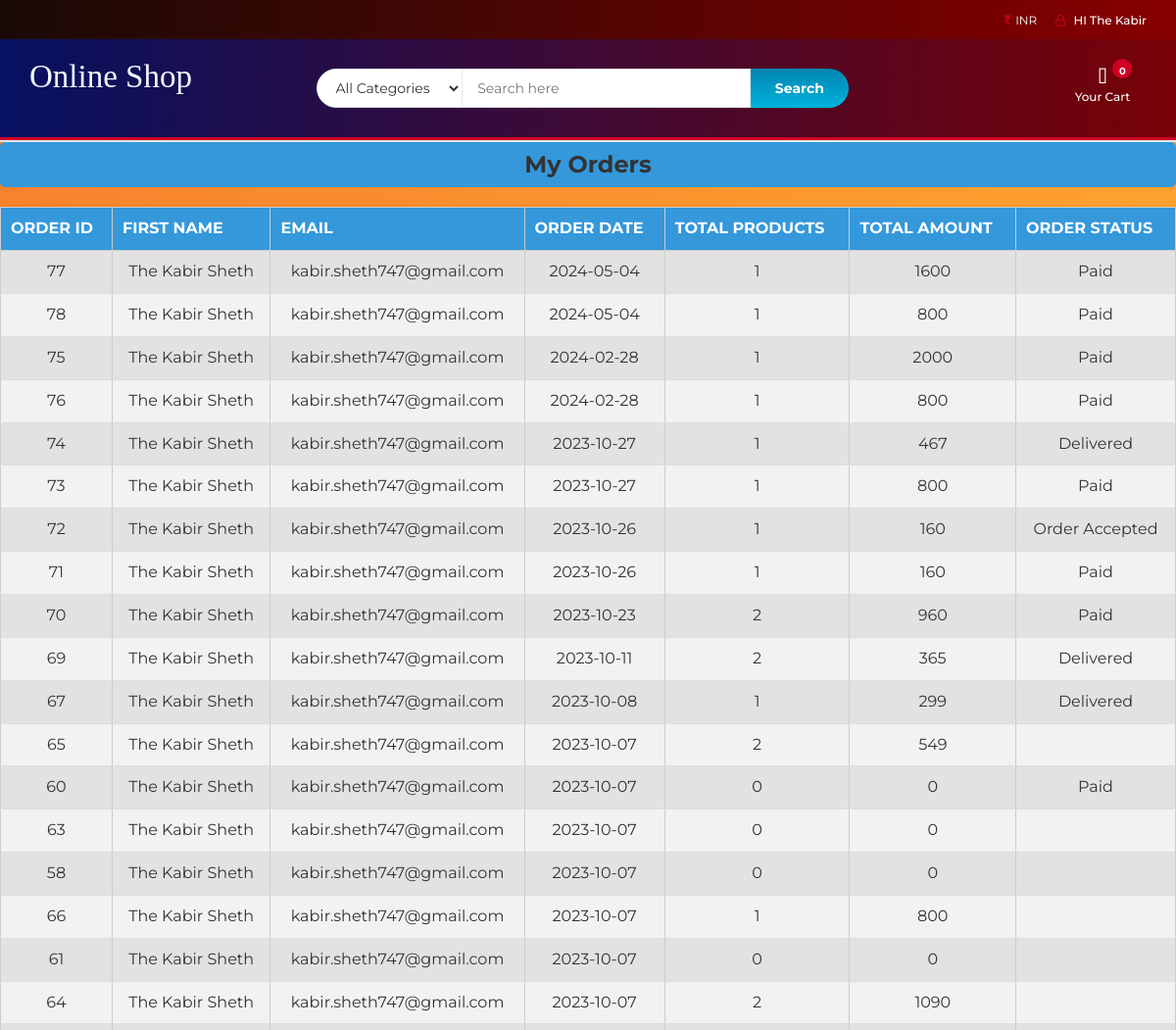
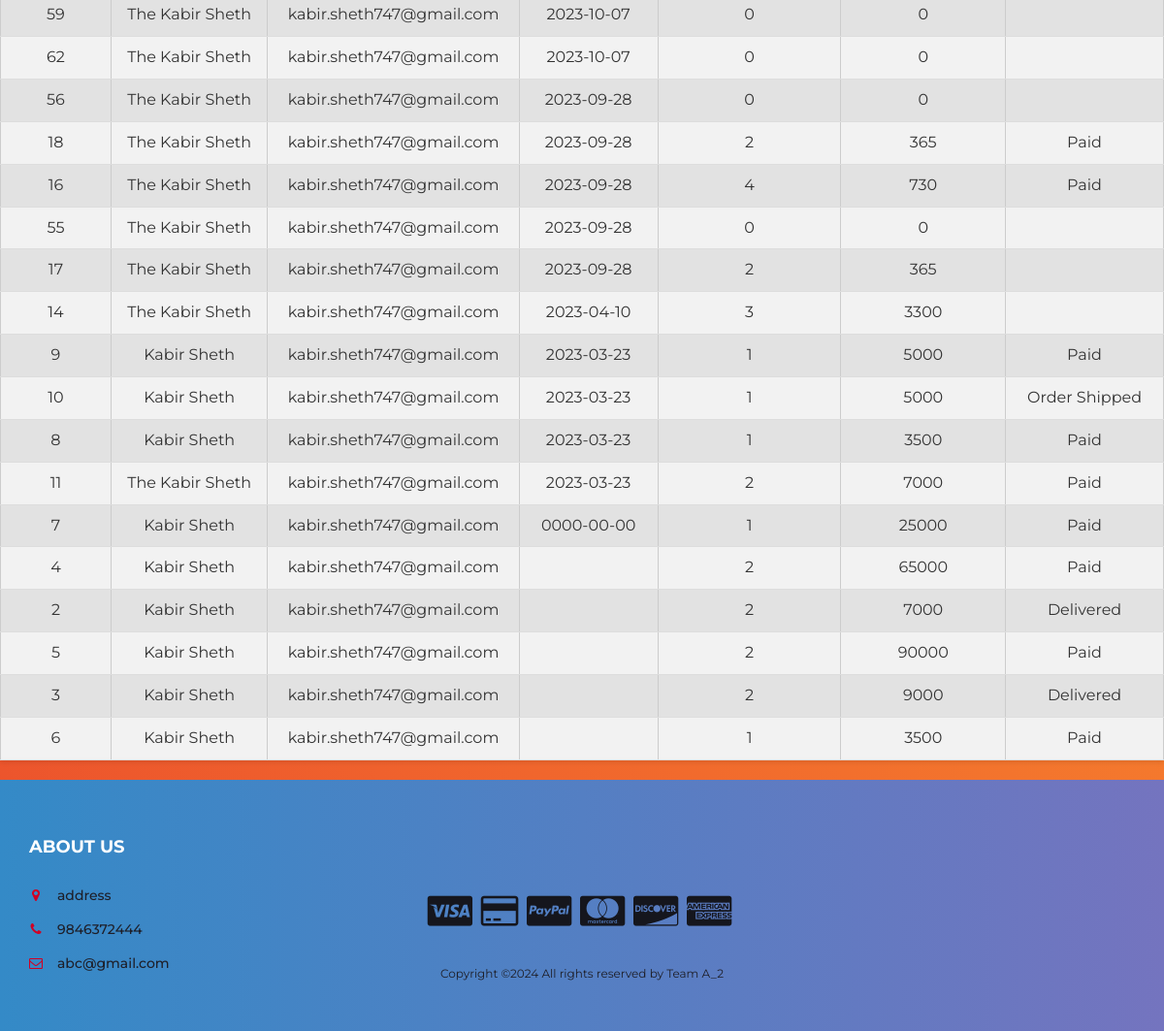
/myorders.php?user_id=29 (signed in), run on the app's committed database (2 pictures, top to bottom).
### tables this page shows
CREATE TABLE `user_info` (
  `user_id` int(10) NOT NULL,
  `first_name` varchar(100) NOT NULL,
  `last_name` varchar(100) NOT NULL,
  `email` varchar(300) NOT NULL,
  `password` varchar(300) NOT NULL,
  `mobile` varchar(10) NOT NULL,
  `address1` varchar(300) NOT NULL,
  `address2` varchar(11) NOT NULL
);

CREATE TABLE `orders_info` (
  `order_id` int(10) NOT NULL,
  `user_id` int(11) NOT NULL,
  `f_name` varchar(255) NOT NULL,
  `email` varchar(255) NOT NULL,
  `address` varchar(255) NOT NULL,
  `city` varchar(255) NOT NULL,
  `state` varchar(255) NOT NULL,
  `zip` int(10) NOT NULL,
  `O_Date` date DEFAULT curdate(),
  `cardname` varchar(255) NOT NULL,
  `cardnumber` varchar(20) NOT NULL,
  `expdate` varchar(255) NOT NULL,
  `prod_count` int(15) DEFAULT NULL,
  `total_amt` int(15) DEFAULT NULL,
  `cvv` int(5) NOT NULL,
  `order_status` varchar(50) DEFAULT 'Paid'
);

### myorders.php (the view, shortened to what this page needs)
<?php
include 'db.php';
include 'header.php';
?>
<!DOCTYPE HTML>
<html>
<head>
</head>
<body>
<?php
if (isset($_GET["user_id"])) {
    $user_id = $_GET["user_id"];
    $sql = "SELECT
                oi.order_id,
                oi.f_name,
                oi.email,
                oi.O_Date,
                oi.order_status,
                SUM(op.qty) AS total_products,
                SUM(op.amt) AS total_amount
            FROM
                orders_info oi
            JOIN
                order_products op ON oi.order_id = op.order_id
            WHERE
                oi.user_id = $user_id
            GROUP BY
                oi.order_id
            ORDER BY
                oi.O_Date DESC";
    $result = mysqli_query($con, $sql);
    if (!$result) {
        echo "Error: " . mysqli_error($con);
    }
    else
    {
        if (mysqli_num_rows($result) > 0) {
                echo "<h2>My Orders</h2>";
                echo "<table border='1'>
                        <tr>
                            <th>Order ID</th>
                            <th>First Name</th>
                            <th>Email</th>
                            <th>Order Date</th>
                            <th>Total Products</th>
                            <th>Total Amount</th>
                            <th>Order Status</th>
                        </tr>";
                while ($row = mysqli_fetch_assoc($result)) {
                    echo "<tr>
                            <td>" . $row['order_id'] . "</td>
                            <td>" . $row['f_name'] . "</td>
                            <td>" . $row['email'] . "</td>
                            <td>" . $row['O_Date'] . "</td>
                            <td>" . $row['total_products'] . "</td>
                            <td>" . $row['total_amount'] . "</td>
                            <td>" . $row['order_status'] . "</td>
                          </tr>";
                }
                echo "</table>";
    }else {
                echo "No orders found for this user.";
            }
        }
}
else
{
    echo 'No User ID fetched';
}
?>
</body>
</html>
<?php
include "footer.php";
?>

### header.php (shortened to what this page needs)
<!DOCTYPE html>
<html lang="en">
    <head>
        <link type="text/css" rel="stylesheet" href="css/bootstrap.min.css"/>
        <link type="text/css" rel="stylesheet" href="css/slick.css"/>
        <link type="text/css" rel="stylesheet" href="css/slick-theme.css"/>
        <link type="text/css" rel="stylesheet" href="css/nouislider.min.css"/>
        <link rel="stylesheet" href="css/font-awesome.min.css">
        <link type="text/css" rel="stylesheet" href="css/style.css"/>
        <link type="text/css" rel="stylesheet" href="css/accountbtn.css"/>
    </head>
    <body>
        <header>
            <div id="top-header">
                <div class="container">
                    <ul class="header-links pull-right">
                        <li style="color:white;"><i class="fa fa-inr"></i>INR</li>
                        <li><?php
include "db.php";
if (isset($_SESSION["uid"])) {
    $sql = "SELECT first_name FROM user_info WHERE user_id='$_SESSION[uid]'";
    $query = mysqli_query($con, $sql);
    $row = mysqli_fetch_array($query);
    $user_id = $_SESSION["uid"] ;?>
                               <div class='dropdownn'>
                                  <a href='#' class='dropdownn' data-toggle='modal' data-target='#myModal' ><i class='fa fa-user-o'></i> HI <?php echo $row["first_name"] ?></a>
                                </div>
<?php }
?>
                        </li>
                    </ul>
                </div>
            </div>
            <div id="header">
                <div class="container">
                    <div class="row">
                        <div class="col-md-3">
                            <div class="header-logo">
                                <a href="#" class="logo">
                                    <font style="font-style:normal; font-size: 33px;color: aliceblue;font-family: serif">
                                    Online Shop
                                    </font>
                                </a>
                            </div>
                        </div>
                        <div class="col-md-6">
                            <div class="header-search">
                                <form action="search.php" method="post">
                                    <select class="input-select">
                                        <option value="0">All Categories</option>
                                    </select>
                                    <input class="input" name="search_btn" id="search_btn" type="text" placeholder="Search here">
                                    <button type="submit" class="search-btn">Search</button>
                                </form>
                            </div>
                        </div>
                        <div class="col-md-3 clearfix">
                            <div class="header-ctn">
                                <div class="dropdown">
                                    <a class="dropdown-toggle" data-toggle="dropdown" aria-expanded="true">
                                        <i class="fa fa-shopping-cart"></i>
                                        <span>Your Cart</span>
                                        <div class="badge qty">0</div>
                                    </a>
                                </div>
                            </div>
                        </div>
                    </div>
                </div>
            </div>
        </header>
        <nav id='navigation'>
        </nav>

### css/style.css (style rules this page uses)
body { font-family: 'Montserrat', sans-serif; font-weight: 400; background-image: linear-gradient(-134deg, #FFA62E 0%, #FB962E 20%, #F8852E 40%, #F3742D 60%, #EF612D 80%, #EA4D2C 100%); }
h1, h2, h3, h4, h5, h6 { color: #2B2D42; font-weight: 700; margin: 0 0 10px; }
a { color: #2B2D42; font-weight: 500; -webkit-transition: 0.2s color; transition: 0.2s color; }
ul, ol { margin: 0; padding: 0; list-style: none }
.input { height: 40px; padding: 0px 15px; border: 1px solid #E4E7ED; background-color: #FFF; width: 100%; }
.input-select { padding: 0px 15px; background: #FFF; border: 1px solid #E4E7ED; height: 40px; }
#top-header { padding-top: 10px; padding-bottom: 10px; background-color: #1E1F29; }
.header-links li { display: inline-block; margin-right: 15px; font-size: 12px; }
.header-links li:last-child { margin-right: 0px; }
.header-links li a { color: #FFF; }
.header-links li i { color: #D10024; margin-right: 5px; }
#header { padding-top: 15px; padding-bottom: 15px; background-image: linear-gradient(-135deg, #FF6CAB 0%, #F660BC 10%, #EC53CD 20%, #E045DE 30%, #D335EE 40%, #C323FF 50%, #B53AFF 60%, #A749FF 70%, #9854FF 80%, #865EFF 90%, #7366FF 100%); }
.header-logo { float: left; }
.header-search { padding: 15px 0px; }
.header-search form { position: relative; }
.header-search form .input-select { margin-right: -4px; border-radius: 40px 0px 0px 40px; }
.header-search form .input { width: calc(100% - 260px); margin-right: -4px; }
.header-search form .search-btn { height: 40px; width: 100px; background: #00B4DB; background: -webkit-linear-gradient(to bottom, #0083B0, #00B4DB); background: linear-gradient(to bottom, #0083B0, #00B4DB); color: #FFF; font-weight: 700; border: none; border-radius: 0px 40px 40px 0px; }
.header-ctn { float: right; padding: 15px 0px; }
.header-ctn>div { display: inline-block; }
.header-ctn>div>a { display: block; position: relative; width: 90px; text-align: center; color: #FFF; }
.header-ctn>div>a>i { display: block; font-size: 18px; }
.header-ctn>div>a>span { font-size: 12px; }
.header-ctn>div>a>.qty { position: absolute; right: 15px; top: -10px; width: 20px; height: 20px; line-height: 20px; text-align: center; border-radius: 50%; font-size: 10px; color: #FFF; background-color: #D10024; }
#navigation { background: #FFF; border-bottom: 2px solid #E4E7ED; border-top: 3px solid #D10024; }

### css/accountbtn.css (style rules this page uses)
.dropdownn { position: relative; display: inline-block; }

### header.php (style rules this page uses)
#navigation { background: #FF4E50; background: -webkit-linear-gradient(to right, #F9D423, #FF4E50); background: linear-gradient(to right, #F9D423, #FF4E50); }
#header { background: #780206; background: -webkit-linear-gradient(to right, #061161, #780206); background: linear-gradient(to right, #061161, #780206); }
#top-header { background: #870000; background: -webkit-linear-gradient(to right, #190A05, #870000); background: linear-gradient(to right, #190A05, #870000); }

### myorders.php (style rules this page uses)
table { width: 100%; border-collapse: collapse; margin: 20px 0; font-size: 16px; text-align: center; border: 1px solid #ccc; box-shadow: 0 2px 5px rgba(0, 0, 0, 0.1); }
table th { background-color: #3498db; color: white; padding: 10px; text-transform: uppercase; }
table tr { background-color: #f2f2f2; }
table tr:nth-child(even) { background-color: #e2e2e2; }
table td { padding: 10px; border-bottom: 1px solid #ddd; }
h2 { font-size: 24px; color: #333; background-color: #3498db; padding: 10px 20px; border-radius: 5px; text-align: center; margin-bottom: 20px; }

### data on the page
user_info: first_name "The Kabir"
orders_info: order_id "77", f_name "The Kabir Sheth", email "kabir.sheth747@gmail.com", O_Date "2024-05-04", total_products "1", total_amount "1600", order_status "Paid"
orders_info: order_id "78", f_name "The Kabir Sheth", email "kabir.sheth747@gmail.com", O_Date "2024-05-04", total_products "1", total_amount "800", order_status "Paid"
orders_info: order_id "75", f_name "The Kabir Sheth", email "kabir.sheth747@gmail.com", O_Date "2024-02-28", total_products "1", total_amount "2000", order_status "Paid"
orders_info: order_id "76", f_name "The Kabir Sheth", email "kabir.sheth747@gmail.com", O_Date "2024-02-28", total_products "1", total_amount "800", order_status "Paid"
orders_info: order_id "74", f_name "The Kabir Sheth", email "kabir.sheth747@gmail.com", O_Date "2023-10-27", total_products "1", total_amount "467", order_status "Delivered"
orders_info: order_id "73", f_name "The Kabir Sheth", email "kabir.sheth747@gmail.com", O_Date "2023-10-27", total_products "1", total_amount "800", order_status "Paid"
orders_info: order_id "72", f_name "The Kabir Sheth", email "kabir.sheth747@gmail.com", O_Date "2023-10-26", total_products "1", total_amount "160", order_status "Order Accepted"
orders_info: order_id "71", f_name "The Kabir Sheth", email "kabir.sheth747@gmail.com", O_Date "2023-10-26", total_products "1", total_amount "160", order_status "Paid"
orders_info: order_id "70", f_name "The Kabir Sheth", email "kabir.sheth747@gmail.com", O_Date "2023-10-23", total_products "2", total_amount "960", order_status "Paid"
orders_info: order_id "69", f_name "The Kabir Sheth", email "kabir.sheth747@gmail.com", O_Date "2023-10-11", total_products "2", total_amount "365", order_status "Delivered"
orders_info: order_id "67", f_name "The Kabir Sheth", email "kabir.sheth747@gmail.com", O_Date "2023-10-08", total_products "1", total_amount "299", order_status "Delivered"
orders_info: order_id "65", f_name "The Kabir Sheth", email "kabir.sheth747@gmail.com", O_Date "2023-10-07", total_products "2", total_amount "549"
orders_info: order_id "60", f_name "The Kabir Sheth", email "kabir.sheth747@gmail.com", O_Date "2023-10-07", total_products "0", total_amount "0", order_status "Paid"
orders_info: order_id "63", f_name "The Kabir Sheth", email "kabir.sheth747@gmail.com", O_Date "2023-10-07", total_products "0", total_amount "0"
orders_info: order_id "58", f_name "The Kabir Sheth", email "kabir.sheth747@gmail.com", O_Date "2023-10-07", total_products "0", total_amount "0"
orders_info: order_id "66", f_name "The Kabir Sheth", email "kabir.sheth747@gmail.com", O_Date "2023-10-07", total_products "1", total_amount "800"
orders_info: order_id "61", f_name "The Kabir Sheth", email "kabir.sheth747@gmail.com", O_Date "2023-10-07", total_products "0", total_amount "0"
orders_info: order_id "64", f_name "The Kabir Sheth", email "kabir.sheth747@gmail.com", O_Date "2023-10-07", total_products "2", total_amount "1090"
orders_info: order_id "59", f_name "The Kabir Sheth", email "kabir.sheth747@gmail.com", O_Date "2023-10-07", total_products "0", total_amount "0"
orders_info: order_id "62", f_name "The Kabir Sheth", email "kabir.sheth747@gmail.com", O_Date "2023-10-07", total_products "0", total_amount "0"
orders_info: order_id "56", f_name "The Kabir Sheth", email "kabir.sheth747@gmail.com", O_Date "2023-09-28", total_products "0", total_amount "0"
orders_info: order_id "18", f_name "The Kabir Sheth", email "kabir.sheth747@gmail.com", O_Date "2023-09-28", total_products "2", total_amount "365", order_status "Paid"
orders_info: order_id "16", f_name "The Kabir Sheth", email "kabir.sheth747@gmail.com", O_Date "2023-09-28", total_products "4", total_amount "730", order_status "Paid"
orders_info: order_id "55", f_name "The Kabir Sheth", email "kabir.sheth747@gmail.com", O_Date "2023-09-28", total_products "0", total_amount "0"
orders_info: order_id "17", f_name "The Kabir Sheth", email "kabir.sheth747@gmail.com", O_Date "2023-09-28", total_products "2", total_amount "365"
orders_info: order_id "14", f_name "The Kabir Sheth", email "kabir.sheth747@gmail.com", O_Date "2023-04-10", total_products "3", total_amount "3300"
orders_info: order_id "9", f_name "Kabir Sheth", email "kabir.sheth747@gmail.com", O_Date "2023-03-23", total_products "1", total_amount "5000", order_status "Paid"
orders_info: order_id "10", f_name "Kabir Sheth", email "kabir.sheth747@gmail.com", O_Date "2023-03-23", total_products "1", total_amount "5000", order_status "Order Shipped"
orders_info: order_id "8", f_name "Kabir Sheth", email "kabir.sheth747@gmail.com", O_Date "2023-03-23", total_products "1", total_amount "3500", order_status "Paid"
orders_info: order_id "11", f_name "The Kabir Sheth", email "kabir.sheth747@gmail.com", O_Date "2023-03-23", total_products "2", total_amount "7000", order_status "Paid"
orders_info: order_id "7", f_name "Kabir Sheth", email "kabir.sheth747@gmail.com", O_Date "0000-00-00", total_products "1", total_amount "25000", order_status "Paid"
orders_info: order_id "4", f_name "Kabir Sheth", email "kabir.sheth747@gmail.com", total_products "2", total_amount "65000", order_status "Paid"
orders_info: order_id "2", f_name "Kabir Sheth", email "kabir.sheth747@gmail.com", total_products "2", total_amount "7000", order_status "Delivered"
orders_info: order_id "5", f_name "Kabir Sheth", email "kabir.sheth747@gmail.com", total_products "2", total_amount "90000", order_status "Paid"
orders_info: order_id "3", f_name "Kabir Sheth", email "kabir.sheth747@gmail.com", total_products "2", total_amount "9000", order_status "Delivered"
orders_info: order_id "6", f_name "Kabir Sheth", email "kabir.sheth747@gmail.com", total_products "1", total_amount "3500", order_status "Paid"
